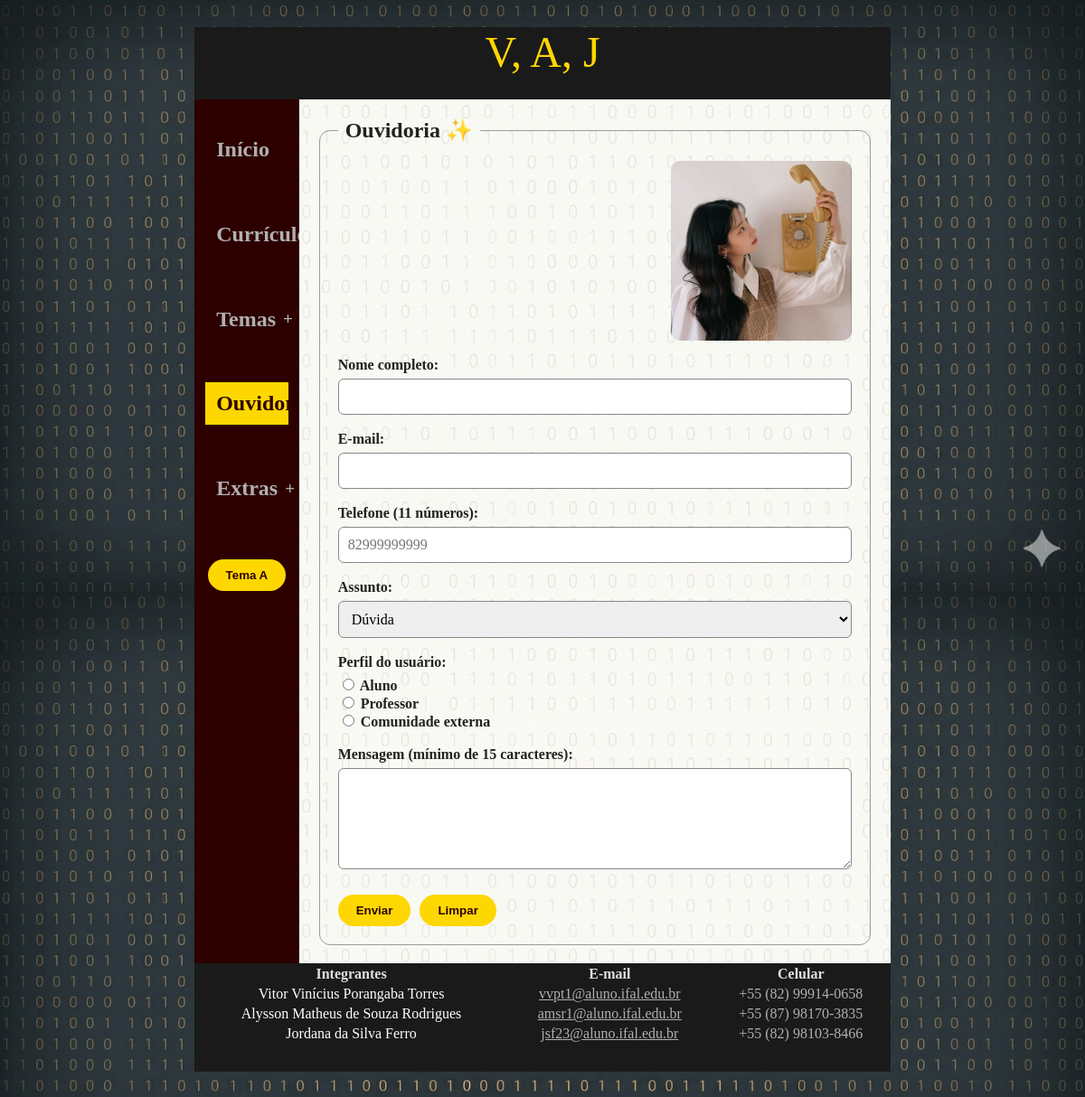
The page /ouvidoria/ on the database its author committed.
### portal/models.py (models this page shows, shortened)
class GrupoMenu(models.Model):
	titulo = models.CharField(max_length=100, null=True)
	nome_exibicao = models.CharField(max_length=100, help_text='Defina o nome que será exibido no menu lateral', default='Botão')
	ordem = models.PositiveIntegerField(unique=True, default=0, help_text='Define a ordem dos botões')
	ativo = models.BooleanField(default=True)
	class Meta:
		ordering = ['ordem']

class Menu(models.Model):
    opcoes = (('interno', 'Interno'), ('externo', 'Externo'))
    titulo = models.CharField(max_length=100, null=True)
    nome_exibicao = models.CharField(max_length=100, help_text='Defina o nome que será exibido no menu lateral', default='Botão')
    tipo_destino = models.CharField(max_length=20, choices=opcoes, default='interno')
    conteudo_relacionado = models.ForeignKey(Conteudo, on_delete=models.CASCADE, null=True, blank=True)
    url_externo = models.URLField(max_length=200, null=True, help_text='Link para acessar site externo', default=None, blank=True)
    ordem = models.PositiveIntegerField(unique=True, default=0, help_text='Define a ordem dos botões')
    ativo = models.BooleanField(default=True)
    controlador = models.ForeignKey(GrupoMenu, on_delete=models.SET_NULL, null=True, blank=True, help_text='Selecione o botão controlador, não selecione nehum para que fique independente')
    class Meta:
        ordering = ['ordem']

### portal/views.py (the view)
# urls.py: path('ouvidoria/', views.ouvidoria, name='ouvidoria'),
def ouvidoria(request):
    if request.method == 'POST':
        form = OuvidoriaForm(request.POST)
        if form.is_valid():
            request.session['ouvidoria_confirmacao'] = {
                'nome': form.cleaned_data['nome'],
                'email': form.cleaned_data['email'],
            }
            return redirect('ouvidoria_sucesso')
    else:
        form = OuvidoriaForm()
    contexto = {
        **contexto_layout(request, 'ouvidoria'),
        'form': form,
    }
    return render(request, 'ouvidoria.html', contexto)

### portal/views.py (called while the page is built)
def contexto_layout(request, pagina_atual=None):
    return {
        'itens_menu': obter_itens_menu(request),
        'pagina_atual': pagina_atual,
    }

### portal/templates/ouvidoria.html (shortened to what this page needs)
{% extends "layout.html" %}
{% load static %}
{% block conteudo %}
<section class="pagina-ouvidoria">
    <form method="post" id="formulario" action="{% url 'ouvidoria' %}">
        <fieldset>
            <legend><strong>Ouvidoria ✨</strong></legend>
            <div class="cabecalho-formulario">
                <img src="{% static 'img/ouvidoria.jpg' %}"
                     alt="Ilustração da página da ouvidoria"
                     class="imagem-formulario">
            </div>
            <div class="campo-formulario">
                <label for="{{ form.nome.id_for_label }}">{{ form.nome.label }}:</label>
                {{ form.nome }}
            </div>
            <div class="campo-formulario">
                <label for="{{ form.email.id_for_label }}">{{ form.email.label }}:</label>
                {{ form.email }}
            </div>
            <div class="campo-formulario">
                <label for="{{ form.telefone.id_for_label }}">{{ form.telefone.label }} (11 números):</label>
                {{ form.telefone }}
            </div>
            <div class="campo-formulario">
                <label for="{{ form.assunto.id_for_label }}">{{ form.assunto.label }}:</label>
                {{ form.assunto }}
            </div>
            <div class="campo-formulario">
                <span class="rotulo-campo">{{ form.perfil.label }}:</span>
                <div class="opcoes-radio">
                    {{ form.perfil }}
                </div>
            </div>
            <div class="campo-formulario">
                <label for="{{ form.mensagem.id_for_label }}">{{ form.mensagem.label }} (mínimo de 15 caracteres):</label>
                {{ form.mensagem }}
            </div>
            <div class="acoes-formulario">
                <button type="submit" class="botao-home">Enviar</button>
                <button type="reset" class="botao-home">Limpar</button>
            </div>
        </fieldset>
    </form>
</section>
{% endblock %}

### portal/templates/layout.html (shortened to what this page needs)
{% load static %}
<!DOCTYPE html>
<html lang="pt-br">
<head>
    <link rel="stylesheet" href="{% static 'css/estrutura.css' %}">
    <link rel="stylesheet" href="{% static 'css/estilos.css' %}" id="estilos">
</head>
<body id="corpo" class="temav">
    <div class="meu_container">
        <header id="cabecalho">V, A, J</header>
        <div class="grade">
            <aside class="barra_lateral">
                <nav aria-label="Menu principal">
                    <h2 class="{% if pagina_atual == 'capa' %}botaoativo{% else %}botaoinativo{% endif %}">
                        <a class="link-menu {% if pagina_atual == 'capa' %}botaoativo{% else %}botaoinativo{% endif %}"
                           href="{% url 'menu' %}"
                           {% if pagina_atual == 'capa' %}aria-current="page"{% endif %}>
                            Início
                        </a>
                    </h2>
                    {% for item in itens_menu %}
                        {% if item.tipo == 'grupo' %}
                            <section class="grupo-menu">
                                <form method="post" action="{% url 'alternar_grupo' item.grupo.pk %}">
                                    <h2 class="{% if item.aberto %}botaoativo{% else %}botaoinativo{% endif %}">
                                        <a href="#"
                                           class="link-menu {% if item.aberto %}botaoativo{% else %}botaoinativo{% endif %}"
                                           role="button"
                                           aria-expanded="{% if item.aberto %}true{% else %}false{% endif %}"
                                           onclick="event.preventDefault(); this.closest('form').requestSubmit();">
                                            {{ item.grupo.nome_exibicao }}
                                            <span class="indicador-grupo" aria-hidden="true">
                                                {% if item.aberto %}−{% else %}+{% endif %}
                                            </span>
                                        </a>
                                    </h2>
                                </form>
                            </section>
                        {% else %}
                            {% if item.menu.tipo_destino == 'interno' %}
                                <h2 class="{% if pagina_atual == item.menu.conteudo_relacionado.slug %}botaoativo{% else %}botaoinativo{% endif %}">
                                    <a class="link-menu {% if pagina_atual == item.menu.conteudo_relacionado.slug %}botaoativo{% else %}botaoinativo{% endif %}"
                                       href="{% url 'conteudo' item.menu.conteudo_relacionado.slug %}"
                                       {% if pagina_atual == item.menu.conteudo_relacionado.slug %}aria-current="page"{% endif %}>
                                        {{ item.menu.nome_exibicao }}
                                    </a>
                                </h2>
                            {% endif %}
                        {% endif %}
                    {% endfor %}
                    <div class="controle-tema">
                        <button id="botao-tema" type="button" onclick="temas()">
                        </button>
                    </div>
                </nav>
            </aside>
            <main id="conteudo">
                {% block conteudo %}{% endblock %}
            </main>
        </div>
        <footer id="rodape">
        <table style="width: 100%;">
            <thead>
                <tr>
                    <th>Integrantes</th>
                    <th>E-mail</th>
                    <th>Celular</th>
                </tr>
            </thead>
            <tbody>
                <tr>
                    <td style="color: white;">Vitor Vinícius Porangaba Torres</td>
                    <td><a href="mailto:vvpt1@aluno.ifal.edu.br" style="color: #B0B0B0">vvpt1@aluno.ifal.edu.br</a></td>
                    <td style="color: #B0B0B0">+55 (82) 99914-0658</td>
                </tr>
                <tr>
                    <td style="color: white;">Alysson Matheus de Souza Rodrigues</td>
                    <td><a href="mailto:amsr1@aluno.ifal.edu.br" style="color: #B0B0B0">amsr1@aluno.ifal.edu.br</a></td>
                    <td style="color: #B0B0B0">+55 (87) 98170-3835</td>
                </tr>
                <tr>
                    <td style="color: white;">Jordana da Silva Ferro</td>
                    <td><a href="mailto:jsf23@aluno.ifal.edu.br" style="color: #B0B0B0">jsf23@aluno.ifal.edu.br</a></td>
                    <td style="color: #B0B0B0">+55 (82) 98103-8466</td>
                </tr>
            </tbody>
        </table>
    </footer>
    </div>
</body>
</html>

### portal/static/css/estrutura.css (style rules this page uses)
#corpo { background-size: 100%; background-attachment: fixed; }
.meu_container { width: 65%; margin: 30px auto; display: flex; flex-direction: column; min-height: 90vh; }
.meu_container > header, .meu_container > .grade, .meu_container > footer { text-align: center; overflow: hidden; }
#cabecalho { height: 80px; font-size: 300%; text-align: center; }
.barra_lateral nav section, .barra_lateral nav div { vertical-align: top; }
.barra_lateral { width: 15%; }
.grade { display: flex; flex: 1; }
main#conteudo { width: 85%; padding: 20px; background: #ffffff; }
#rodape { height: 120px; text-align: center; }
#botao-tema { border: none; border-radius: 20px; padding: 10px 20px; cursor: pointer; font-weight: bold; transition: 0.2s; margin-top: 20px; }
.botao-home { border: none; border-radius: 20px; padding: 10px 20px; cursor: pointer; font-weight: bold; transition: 0.2s; margin-top: 10px; }
#formulario { text-align: left; }
.cabecalho-formulario { position: relative; margin-bottom: 20px; }
.imagem-formulario { position: absolute; top: 0; right: 0; width: 200px; border-radius: 10px; }
.barra_lateral nav { display: flex; flex-direction: column; gap: 7px; padding: 12px; }
.link-menu, .botao-controlador { box-sizing: border-box; display: flex; align-items: center; justify-content: space-between; width: 100%; min-height: 40px; padding: 10px 12px; border: 0; border-radius: 10px; font: inherit; font-weight: bold; text-align: left; text-decoration: none; cursor: pointer; transition: filter 0.2s, transform 0.2s; }
.grupo-menu { width: 100%; }
.grupo-menu form { margin: 0; }
.indicador-grupo { margin-left: 8px; font-size: 1.2rem; }
.controle-tema { margin-top: 8px; }
.botao-home { display: inline-block; text-decoration: none; }
#conteudo img { max-width: 100%; height: auto; }
.pagina-ouvidoria, .pagina-sucesso { max-width: 760px; margin: 0 auto; }
.pagina-ouvidoria fieldset { min-width: 0; padding: 20px; border: 1px solid #9b9b9b; border-radius: 12px; }
.pagina-ouvidoria legend { padding: 0 8px; font-size: 1.5rem; }
.campo-formulario { display: flex; flex-direction: column; gap: 6px; margin: 18px 0; }
.campo-formulario label, .rotulo-campo { font-weight: bold; }
.caixaformulario { box-sizing: border-box; width: 100%; max-width: 100%; padding: 10px; border: 1px solid #888; border-radius: 6px; font: inherit; }
.opcoes-radio { display: flex; flex-wrap: wrap; gap: 12px 20px; }
.acoes-formulario { display: flex; flex-wrap: wrap; gap: 10px; }
.cabecalho-formulario { display: flex; justify-content: flex-end; margin-bottom: 14px; }
.imagem-formulario { position: static; display: block; width: min(200px, 55%); height: auto; border-radius: 10px; }

### portal/static/css/estilos.css (style rules this page uses)
#corpo.temav { background-image: url(../img/img_vinicius/fundo_geral2.png); }
#corpo.temav #cabecalho { color: #FFD700; background-color: #1a1a1a; }
#corpo.temav .barra_lateral { background-color: #2d0000; }
#corpo.temav #rodape { background-color: #1a1a1a; color: #E0E0E0; }
#corpo.temav #conteudo { background-image: url(../img/img_vinicius/fundo_curriculo.png); }
#corpo.temav .botaoativo { color: #2d0000; background-color: #FFD700; }
#corpo.temav .botaoinativo { color: #B0B0B0; }
#corpo.temav #botao-tema { background-color: #FFD700; color: #2d0000; }
#corpo.temav .botao-home { background-color: #FFD700; color: #2d0000; }
#corpo.temav .link-menu.botaoativo, #corpo.temav .botao-controlador.botaoativo { color: #2d0000; background-color: #FFD700; }
#corpo.temav .link-menu.botaoinativo, #corpo.temav .botao-controlador.botaoinativo { color: #B0B0B0; background-color: transparent; }
#corpo.temav .pagina-ouvidoria, #corpo.temav .pagina-sucesso { color: #222; }

### rows shown on the page
GrupoMenu: grupo.nome_exibicao "Currículos"
GrupoMenu: grupo.nome_exibicao "Temas"
Menu: menu.nome_exibicao "Ouvidoria"
GrupoMenu: grupo.nome_exibicao "Extras"
